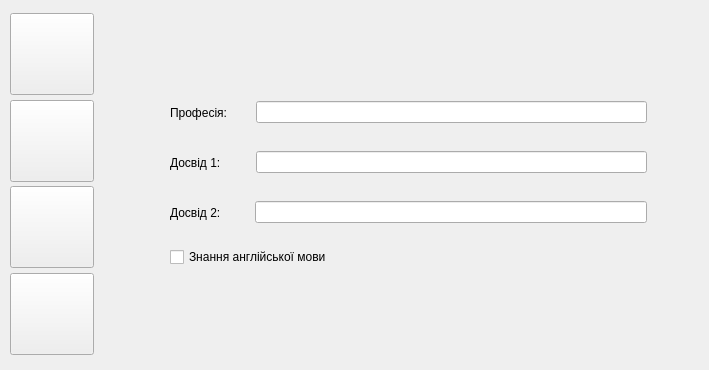
<?xml version="1.0" encoding="UTF-8"?>
<ui version="4.0">
 <class>MainWindow</class>
 <widget class="QMainWindow" name="MainWindow">
  <property name="geometry">
   <rect>
    <x>0</x>
    <y>0</y>
    <width>709</width>
    <height>370</height>
   </rect>
  </property>
  <property name="windowTitle">
   <string>MainWindow</string>
  </property>
  <widget class="QWidget" name="centralwidget">
   <widget class="QLineEdit" name="profession_enter">
    <property name="geometry">
     <rect>
      <x>256</x>
      <y>101</y>
      <width>391</width>
      <height>22</height>
     </rect>
    </property>
   </widget>
   <widget class="QLabel" name="label_3">
    <property name="geometry">
     <rect>
      <x>170</x>
      <y>143</y>
      <width>78</width>
      <height>39</height>
     </rect>
    </property>
    <property name="text">
     <string>Досвід 1:</string>
    </property>
   </widget>
   <widget class="QPushButton" name="quit_button">
    <property name="geometry">
     <rect>
      <x>10</x>
      <y>273</y>
      <width>84</width>
      <height>82</height>
     </rect>
    </property>
    <property name="sizePolicy">
     <sizepolicy hsizetype="Minimum" vsizetype="Preferred">
      <horstretch>0</horstretch>
      <verstretch>0</verstretch>
     </sizepolicy>
    </property>
    <property name="cursor">
     <cursorShape>PointingHandCursor</cursorShape>
    </property>
    <property name="styleSheet">
     <string notr="true"/>
    </property>
    <property name="text">
     <string/>
    </property>
   </widget>
   <widget class="QCheckBox" name="english">
    <property name="geometry">
     <rect>
      <x>170</x>
      <y>247</y>
      <width>477</width>
      <height>20</height>
     </rect>
    </property>
    <property name="text">
     <string>Знання англійської мови</string>
    </property>
   </widget>
   <widget class="QLabel" name="label_2">
    <property name="geometry">
     <rect>
      <x>170</x>
      <y>193</y>
      <width>78</width>
      <height>39</height>
     </rect>
    </property>
    <property name="text">
     <string>Досвід 2:</string>
    </property>
   </widget>
   <widget class="QLineEdit" name="experience_1_enter">
    <property name="geometry">
     <rect>
      <x>255</x>
      <y>201</y>
      <width>392</width>
      <height>22</height>
     </rect>
    </property>
   </widget>
   <widget class="QPushButton" name="start_button">
    <property name="geometry">
     <rect>
      <x>10</x>
      <y>13</y>
      <width>84</width>
      <height>82</height>
     </rect>
    </property>
    <property name="sizePolicy">
     <sizepolicy hsizetype="Minimum" vsizetype="Expanding">
      <horstretch>0</horstretch>
      <verstretch>0</verstretch>
     </sizepolicy>
    </property>
    <property name="cursor">
     <cursorShape>PointingHandCursor</cursorShape>
    </property>
    <property name="styleSheet">
     <string notr="true"/>
    </property>
    <property name="text">
     <string/>
    </property>
   </widget>
   <widget class="QLineEdit" name="experience_2_enter">
    <property name="geometry">
     <rect>
      <x>256</x>
      <y>151</y>
      <width>391</width>
      <height>22</height>
     </rect>
    </property>
   </widget>
   <widget class="QLabel" name="label">
    <property name="geometry">
     <rect>
      <x>170</x>
      <y>93</y>
      <width>80</width>
      <height>39</height>
     </rect>
    </property>
    <property name="text">
     <string>Професія:   </string>
    </property>
   </widget>
   <widget class="QPushButton" name="options_button">
    <property name="geometry">
     <rect>
      <x>10</x>
      <y>186</y>
      <width>84</width>
      <height>82</height>
     </rect>
    </property>
    <property name="sizePolicy">
     <sizepolicy hsizetype="Minimum" vsizetype="Preferred">
      <horstretch>0</horstretch>
      <verstretch>0</verstretch>
     </sizepolicy>
    </property>
    <property name="cursor">
     <cursorShape>PointingHandCursor</cursorShape>
    </property>
    <property name="styleSheet">
     <string notr="true"/>
    </property>
    <property name="text">
     <string/>
    </property>
   </widget>
   <widget class="QPushButton" name="folder_button">
    <property name="geometry">
     <rect>
      <x>10</x>
      <y>100</y>
      <width>84</width>
      <height>82</height>
     </rect>
    </property>
    <property name="sizePolicy">
     <sizepolicy hsizetype="Minimum" vsizetype="Preferred">
      <horstretch>0</horstretch>
      <verstretch>0</verstretch>
     </sizepolicy>
    </property>
    <property name="styleSheet">
     <string notr="true"/>
    </property>
    <property name="text">
     <string/>
    </property>
   </widget>
  </widget>
 </widget>
 <resources/>
 <connections/>
</ui>
